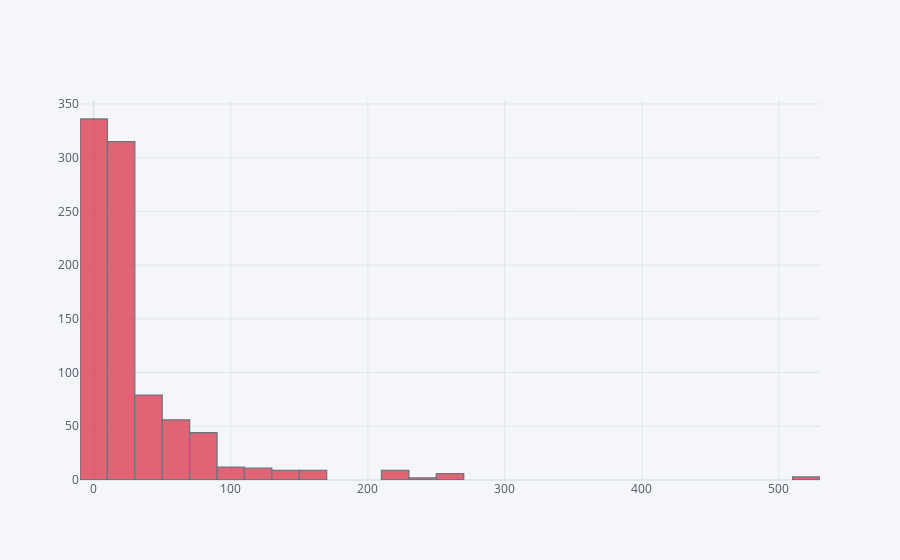

Notebook code for this chart:
### Code cell
titanic_data['Fare'].iplot(kind = 'hist', bins = 30, color = 'red')

### Figure 1 — Plotly figure (JSON) as saved in the notebook; plotly's stock layout.template omitted (floating-point values rounded to 4 significant figures; data arrays with more than 128 entries replaced by an {"elided": "..."} marker saying what was removed)
{"data": [{"histfunc": "count", "histnorm": "", "marker": {"color": "rgba(219, 64, 82, 1.0)", "line": {"color": "#4D5663", "width": 1.3}}, "name": "Fare", "nbinsx": 30, "opacity": 0.8, "orientation": "v", "type": "histogram", "x": {"elided": "891 float values"}}], "layout": {"barmode": "overlay", "legend": {"bgcolor": "#F5F6F9", "font": {"color": "#4D5663"}}, "paper_bgcolor": "#F5F6F9", "plot_bgcolor": "#F5F6F9", "title": {"font": {"color": "#4D5663"}}, "xaxis": {"gridcolor": "#E1E5ED", "showgrid": true, "tickfont": {"color": "#4D5663"}, "title": {"font": {"color": "#4D5663"}, "text": ""}, "zerolinecolor": "#E1E5ED"}, "yaxis": {"gridcolor": "#E1E5ED", "showgrid": true, "tickfont": {"color": "#4D5663"}, "title": {"font": {"color": "#4D5663"}, "text": ""}, "zerolinecolor": "#E1E5ED"}}}
